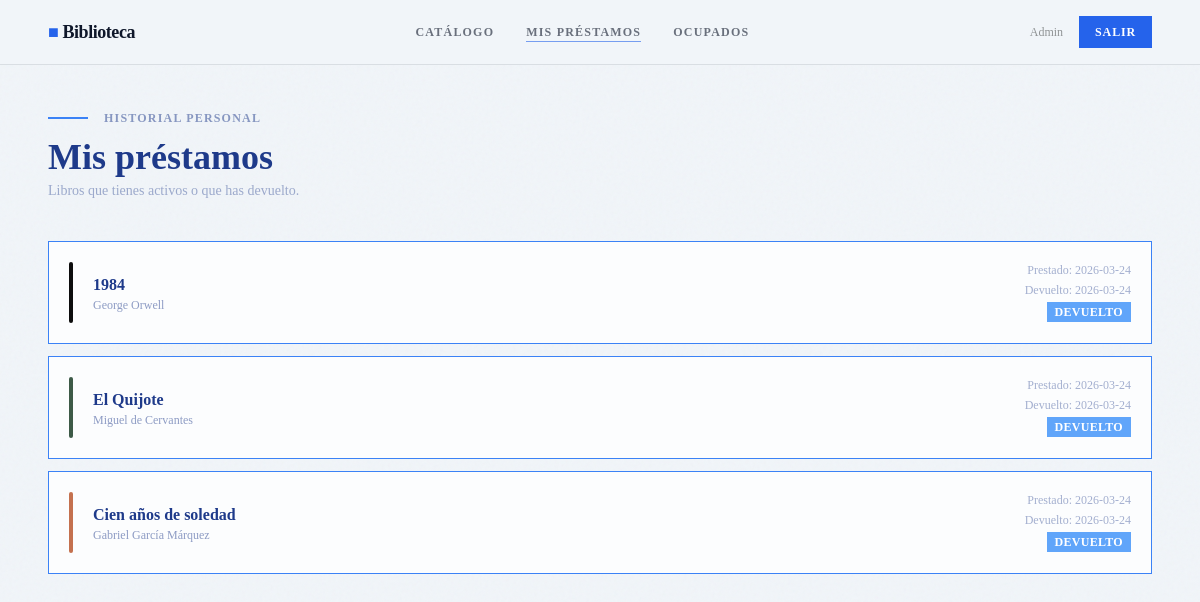
The page /my_loans (signed in) on the database its author committed.
### tables this page shows
CREATE TABLE loans (
            id          INTEGER PRIMARY KEY AUTOINCREMENT,
            user_id     INTEGER NOT NULL REFERENCES users(id),
            book_id     INTEGER NOT NULL REFERENCES books(id),
            loan_date   TEXT    DEFAULT (datetime('now')),
            return_date TEXT,
            returned    INTEGER DEFAULT 0        -- 0 = activo, 1 = devuelto
        );

CREATE TABLE books (
            id          INTEGER PRIMARY KEY AUTOINCREMENT,
            title       TEXT    NOT NULL,
            author      TEXT    NOT NULL,
            genre       TEXT,
            year        INTEGER,
            cover_color TEXT    DEFAULT '#3D5A47',
            available   INTEGER DEFAULT 1        -- 1 = disponible, 0 = prestado
        );

### app.py (the view)
@app.route('/my_loans')
@login_required
def my_loans():
    conn  = get_db_connection()
    loans = conn.execute(
        """SELECT loans.id, books.title, books.author, books.cover_color,
                  loans.loan_date, loans.return_date, loans.returned
           FROM loans JOIN books ON loans.book_id=books.id
           WHERE loans.user_id=?
           ORDER BY loans.returned ASC, loans.loan_date DESC""",
        (session['user_id'],)
    ).fetchall()
    conn.close()
    return render_template('my_loans.html', loans=loans)

### app.py (called while the page is built)
def get_db_connection():
    conn = sqlite3.connect(DATABASE)
    conn.row_factory = sqlite3.Row
    return conn

def login_required(f):
    from functools import wraps
    @wraps(f)
    def decorated(*args, **kwargs):
        if 'user_id' not in session:
            flash("Iniciar sesión")
            return redirect(url_for('login'))
        return f(*args, **kwargs)
    return decorated

### templates/my_loans.html (shortened to what this page needs)
{% extends "base.html" %}
{% block content %}
<div class="mb-2" style="font-family: 'Times New Roman', serif;">
  <span style="width:40px;height:2px;background:#3B82F6;display:inline-block;vertical-align:middle;margin-right:12px;"></span>
  <span class="text-xs font-semibold tracking-widest uppercase opacity-50" style="color:#1E3A8A;">Historial personal</span>
</div>
<h1 class="text-4xl font-extrabold mb-1" style="font-family: 'Times New Roman', serif; color:#1E3A8A;">Mis préstamos</h1>
<p class="text-sm opacity-40 mb-10" style="font-family: 'Times New Roman', serif; color:#1E3A8A;">Libros que tienes activos o que has devuelto.</p>
{% if loans %}
<div class="space-y-3">
  {% for loan in loans %}
  <div class="stat-card p-5 flex items-center gap-5 animate-fade-up" style="animation-delay:{{ loop.index0 * 0.06 }}s;opacity:0; font-family:'Times New Roman', serif; border:1px solid #3B82F6;">
    <div class="w-1 self-stretch flex-shrink-0 rounded-full" style="background:{{ loan['cover_color'] }}"></div>
    <div class="flex-1 min-w-0">
      <h3 class="font-bold truncate" style="color:#1E3A8A;">{{ loan['title'] }}</h3>
      <p class="text-xs opacity-50" style="color:#1E3A8A;">{{ loan['author'] }}</p>
    </div>
    <div class="text-right flex-shrink-0">
      <p class="text-xs opacity-40 mb-1" style="color:#1E3A8A;">Prestado: {{ loan['loan_date'][:10] }}</p>
      {% if loan['returned'] %}
        <p class="text-xs opacity-40" style="color:#1E3A8A;">Devuelto: {{ loan['return_date'][:10] }}</p>
        <span class="inline-block mt-1 badge-available text-xs font-semibold px-2 py-0.5 uppercase tracking-wide" style="background:#60A5FA; color:white;">Devuelto</span>
      {% else %}
        <span class="inline-block mt-1 badge-borrowed text-xs font-semibold px-2 py-0.5 uppercase tracking-wide" style="background:#3B82F6; color:white;">Activo</span>
      {% endif %}
    </div>
  </div>
  {% endfor %}
</div>
{% endif %}
{% endblock %}

### templates/base.html (shortened to what this page needs)
<!DOCTYPE html>
<html lang="es">
<head>
  <script src="https://cdn.tailwindcss.com"></script>
</head>
<body class="noise bg-light min-h-screen">
  {% if session.user_id %}
  <nav class="relative z-20 border-b border-dark border-opacity-10 bg-light bg-opacity-90 backdrop-blur-sm">
    <div class="max-w-6xl mx-auto px-6 flex items-center justify-between h-16">
      <a href="{{ url_for('dashboard') }}"
         class="font-extrabold text-lg text-dark tracking-tight">
        <span class="text-accent">■</span> Biblioteca
      </a>
      <div class="hidden md:flex items-center gap-8 text-xs font-semibold uppercase tracking-widest">
        <a href="{{ url_for('books') }}"
           class="nav-link text-dark opacity-60 hover:opacity-100 {% if request.endpoint=='books' %}active opacity-100{% endif %}">
           Catálogo
        </a>
        <a href="{{ url_for('my_loans') }}"
           class="nav-link text-dark opacity-60 hover:opacity-100 {% if request.endpoint=='my_loans' %}active opacity-100{% endif %}">
           Mis préstamos
        </a>
        <a href="{{ url_for('occupied') }}"
           class="nav-link text-dark opacity-60 hover:opacity-100 {% if request.endpoint=='occupied' %}active opacity-100{% endif %}">
           Ocupados
        </a>
      </div>
      <div class="flex items-center gap-4">
        <span class="hidden md:inline text-xs opacity-40">
          {{ session.user_name }}
        </span>
        <a href="{{ url_for('logout') }}" class="btn-secondary text-xs py-2 px-4">
          <span>Salir</span>
        </a>
      </div>
    </div>
  </nav>
  {% endif %}
  <main class="relative z-10 max-w-6xl mx-auto px-6 py-10">
    {% block content %}{% endblock %}
  </main>
</body>
</html>

### templates/base.html (style rules this page uses)
body { font-family:'Times New Roman', serif; }
h1,h2,h3,h4,label,nav { font-family:'Times New Roman', serif; }
.noise::before { content:''; position:fixed; inset:0; pointer-events:none; z-index:0; }
.nav-link { position:relative; }
.nav-link::after { content:''; position:absolute; left:0; bottom:-2px; width:0; height:1.5px; background:#2563eb; transition:width .3s; }
.nav-link:hover::after, .nav-link.active::after { width:100%; }
.btn-secondary { background:#2563eb; color:#ffffff; font-weight:600; letter-spacing:.07em; text-transform:uppercase; font-size:.75rem; padding:10px 24px; border:none; cursor:pointer; position:relative; overflow:hidden; transition:.3s; display:inline-block; text-decoration:none; }
.btn-secondary::after { content:''; position:absolute; left:-100%; top:0; width:100%; height:100%; background:#0f172a; transition:left .35s ease; z-index:0; }
.btn-secondary span { position:relative; z-index:1; }
.stat-card { border:1px solid #1e3a8a20; background:#ffffffcc; backdrop-filter:blur(4px); }
.badge-available { background:#2563eb20; color:#2563eb; }

### rows shown on the page
loans: title "1984", author "George Orwell", loan_date "2026-03-24", return_date "2026-03-24"
loans: title "El Quijote", author "Miguel de Cervantes", loan_date "2026-03-24", return_date "2026-03-24"
loans: title "Cien años de soledad", author "Gabriel García Márquez", loan_date "2026-03-24", return_date "2026-03-24"

### other values the page prints
{{ session.user_name }} "Admin"
